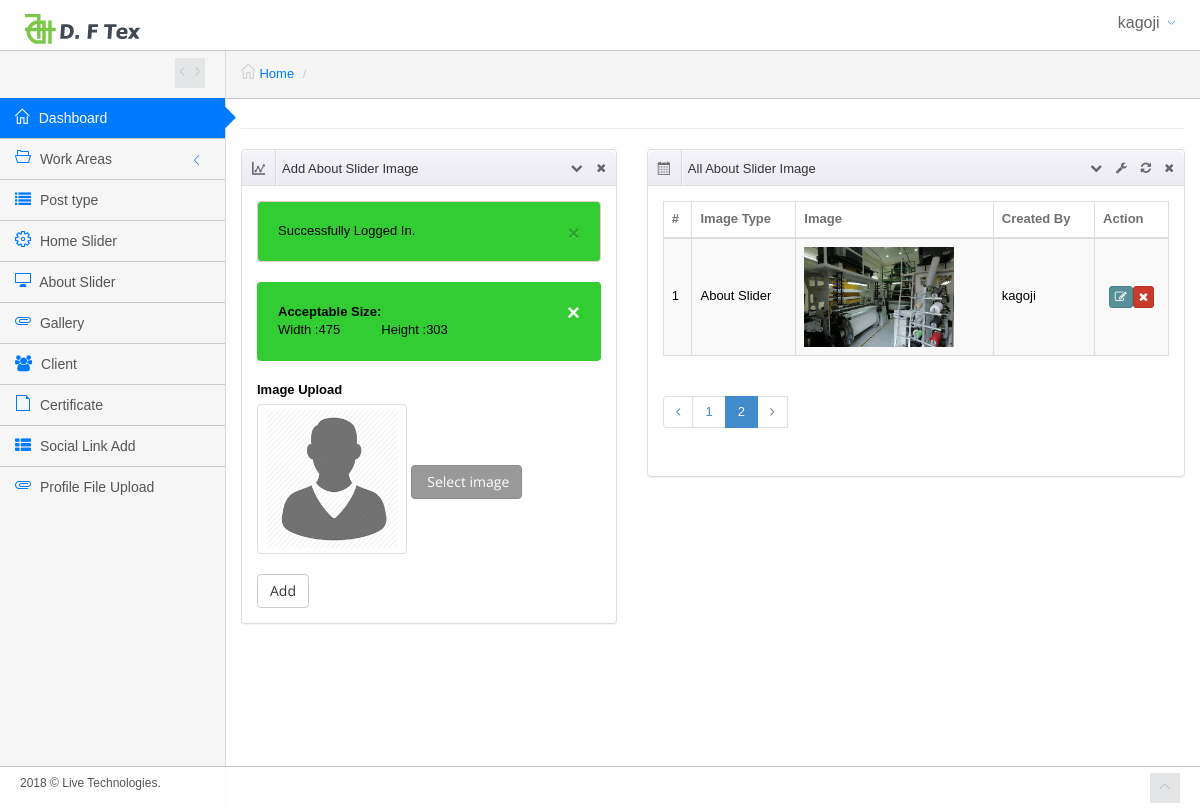
Page /dftex/siteadmin/slider.php?page=2 (signed in) on the committed database.
### tables this page shows
CREATE TABLE IF NOT EXISTS `web_tbl_meta` (
  `meta_id` int(11) NOT NULL,
  `field_name` varchar(512) NOT NULL,
  `field_value` varchar(512) NOT NULL,
  `field_value_description` varchar(512) DEFAULT NULL,
  `created_by` varchar(512) NOT NULL,
  `created_at` timestamp NOT NULL DEFAULT CURRENT_TIMESTAMP ON UPDATE CURRENT_TIMESTAMP
);

CREATE TABLE IF NOT EXISTS `web_tbl_post` (
  `post_id` int(11) NOT NULL,
  `post_type_name` varchar(512) NOT NULL,
  `post_name_slug` varchar(512) NOT NULL,
  `description` varchar(512) DEFAULT NULL,
  `created_by` varchar(512) NOT NULL,
  `created_at` timestamp NOT NULL DEFAULT CURRENT_TIMESTAMP ON UPDATE CURRENT_TIMESTAMP
);

### dftex/siteadmin/slider.php (the view, shortened to what this page needs)
<?php include('template/header.php'); ?>
<div class="main-content">
	<div class="container">
		<div class="row">
			<div class="col-sm-12">
					<?php include('template/bradecrumb.php'); ?>
			</div>
		</div>
		<link rel="stylesheet" href="assets/plugins/bootstrap-fileupload/bootstrap-fileupload.min.css">
		<link rel="stylesheet" href="assets/plugins/bootstrap-social-buttons/social-buttons-3.css">
		<div class="row">
			<div class="col-md-5">
				<div class="panel panel-default">
					<div class="panel-heading">
						<i class="clip-stats"></i>
						Add About Slider Image
						<div class="panel-tools">
							<a class="btn btn-xs btn-link panel-collapse collapses" href="#">
							</a>
							<a class="btn btn-xs btn-link panel-close" href="#">
								<i class="fa fa-times"></i>
							</a>
						</div>
					</div>
					<div class="panel-body">
						<?php
						if(isset($_SESSION['alert_message'])){
							$show_message=$_SESSION['alert_message'];
							echo "<div class='alert alert-danger'>";
							echo "<a href='#' class='close' data-dismiss='alert' aria-label='close'>&times;</a>";
						    echo $show_message;
							echo "</div>";
						}
						?>
						<form action="" method="POST" enctype="multipart/form-data">
							<div class="alert">
							  <span class="closebtn" onclick="this.parentElement.style.display='none';">&times;</span>
							  <table>
							  	<tr><td><strong>Acceptable Size:</strong><tr><td>
							  	<tr><td> Width :475 </td> <td> Height :303 </td></tr>
							  </table>
							</div>
							<div class="form-group">
								<label>
									<strong>Image Upload </strong>
								</label>
								<div class="fileupload fileupload-new" data-provides="fileupload">
									<div class="fileupload-new thumbnail" style="width: 150px; height: 150px;"><img src="assets/images/avatar-1-xl.jpg" alt="">
									</div>
									<div class="user-edit-image-buttons">
										<span class="btn btn-light-grey btn-file"><span class="fileupload-new"><i class="fa fa-picture"></i> Select image</span><span class="fileupload-exists"><i class="fa fa-picture"></i> Change</span>
										</span>
									</div>
								</div>
							</div>
							<input class="btn btn-default" type="submit" value="Add" name="slider_image_add">
						</form>
					</div>
				</div>
			</div>
			<div class="col-md-7">
				<div class="row">
					<div class="col-sm-12">
						<div class="panel panel-default">
							<div class="panel-heading">
								<i class="clip-pie"></i>
								All About Slider Image
								<div class="panel-tools">
									<a class="btn btn-xs btn-link panel-collapse collapses" href="#">
									</a>
									<a class="btn btn-xs btn-link panel-config" href="#panel-config" data-toggle="modal">
										<i class="fa fa-wrench"></i>
									</a>
									<a class="btn btn-xs btn-link panel-refresh" href="#">
										<i class="fa fa-refresh"></i>
									</a>
									<a class="btn btn-xs btn-link panel-close" href="#">
										<i class="fa fa-times"></i>
									</a>
								</div>
							</div>
							<div class="panel-body">
								<table class="table table-striped table-bordered table-hover">
									<thead>
										<tr>
											<th>#</th>
											<th>Image Type</th>
											<th>Image</th>
											<th>Created By</th>
											<th>Action</th>
										</tr>
									</thead>
									<tbody>
										<?php
	                                    $num_rec_per_page=5;
	                                    if (isset($_GET["page"])) { $page  = $_GET["page"]; } else { $page=1; };
	                                    $start_from = ($page-1)*$num_rec_per_page;
	                                    $all_slider_image_list = get_post_image_pagination('about_slider',$start_from,$num_rec_per_page);
	                                    $all_slider_image= $all_slider_image_list['all_post_type'];
	                                    $total_records = $all_slider_image_list['total_records'];
										if(isset($all_slider_image) && count($all_slider_image) > 0){
											foreach ($all_slider_image as $key => $list) {
												echo "<tr>";
												echo '<td>'.($key+1).'</td>';
												echo '<td>'.$list["post_type_name"].'</td>';
												echo '<td><img width="150px" height="100px" src='.$list["field_value"].'></td>';
												echo '<td>'.$list["created_by"].'</td>';
												echo '<td class="center">';
												echo '<a href="edit-meta-post.php?action=edit&edt='.$list["meta_id"].'" class="btn btn-xs btn-teal tooltips" data-placement="top" data-original-title="Edit"><i class="fa fa-edit"></i></a>';
												echo '<a onclick="SliderconfirmDelete('.$list['meta_id'].')" class="btn btn-xs btn-bricky tooltips" data-placement="top" data-original-title="Remove"><i class="fa fa-times fa fa-white"></i></a>';
												echo '</td>';
												echo '</tr>';
											}
										}else{
											echo "<tr>";
											echo '<td colspan="4"> No data available</td>';
											echo '</tr>';
										}
										?>
									</tbody>
								</table>
								<?php
									$paginatoion = paginationGenerator($num_rec_per_page,$total_records);
									if(!empty($paginatoion))
								 		echo $paginatoion;
								 ?>
							</div>
						</div>
					</div>
				</div>
			</div>
		</div>
	</div>
</div>
<?php include('template/footer.php'); ?>

### dftex/siteadmin/assets/css/custom.css (style rules this page uses)
.alert { padding: 20px; background-color: #32CD32; color: black; }
.closebtn { margin-left: 15px; color: white; font-weight: bold; float: right; font-size: 22px; line-height: 20px; cursor: pointer; transition: 0.3s; }

### dftex/siteadmin/assets/css/main-responsive.css (style rules this page uses)
@media (min-width: 768px) { .main-content { margin-left: 225px; } }
@media (min-width: 768px) { .main-content > .container { min-height: 760px; } }

### dftex/siteadmin/assets/css/theme_light.css (style rules this page uses)
body, .main-container, .footer, .main-navigation, ul.main-navigation-menu > li > ul.sub-menu, .navigation-small ul.main-navigation-menu > li > ul.sub-menu { background-color: #F6F6F6 !important; }
.main-content .container { border-left: 1px solid #D9D9D9; border-bottom: 1px solid #D9D9D9; }

### dftex/siteadmin/assets/css/print.css (style rules this page uses)
.main-content .container { min-height: auto !important; border: none !important; }

### rows in the picture
web_tbl_meta: web_tbl_post.post_type_name "About Slider", field_value (picture), web_tbl_post.created_by "kagoji"

### other values in the picture
get_username() "kagoji"
$show_message "Successfully Logged In."
